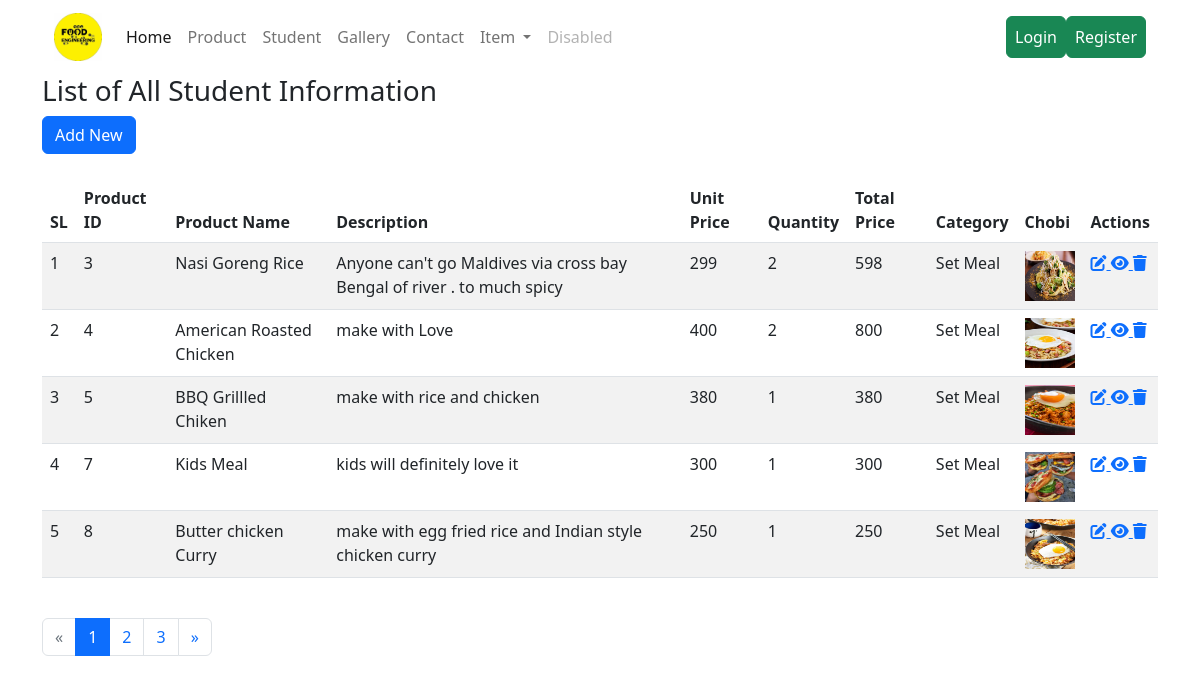
Page /productApp/listproduct/ on the committed database.
### productApp/models.py (models this page shows, shortened)
class Product(models.Model):
    product_name = models.CharField(max_length=200, unique=True)
    slug = models.SlugField(max_length=200, unique=True,blank=True)
    description= models.TextField(max_length=500, blank=True)
    unitprice= models.IntegerField()
    quantity=models.IntegerField()
    totalprice=models.IntegerField(null=True,blank=True,default=0)
    images=models.FileField(upload_to='photos/products',default='photos/products/blank.png',blank=True)
    Category= models.ForeignKey(Category, on_delete=models.CASCADE)
    created_date=models.DateTimeField(auto_now_add=True)
    modified_date=models.DateTimeField(auto_now=True)

### categoryApp/models.py (models this page shows, shortened)
class Category(models.Model):
    category_name = models.CharField(max_length=50,unique=True)
    slug=models.SlugField(max_length=100,unique=True)
    description=models.TextField(max_length=255, blank=True)
    def __str__(self):
        return self.category_name

### productApp/views.py (the view)
# urls.py: path('listproduct/',views.listproduct,name='listproduct'),
def listproduct(request):
    products= Product.objects.all().order_by('id')
    paginator = Paginator(products, 5)
    page = request.GET.get('page')
    products = paginator.get_page(page)
    context= { 'products':products}
    return render (request,'productApp/listproduct.html',context)

### templates/productApp/listproduct.html (shortened to what this page needs)
{% extends 'base.html' %}
{% block content %}
<div>
    <div class="mt-3-d-inline-block">
        <h3>List of All Student Information</h3>
        <a href="{% url 'createproduct' %}" class="btn btn-primary mb-4"> Add New</a>
    </div>
</div>
<table id="stdable" class="table table-striped" style="width:100%">
    <thead class="thead-dark">
        <tr>
            <th>SL</th>
            <th>Product ID</th>
            <th>Product Name</th>
            <th>Description</th>
            <th>Unit Price</th>
            <th>Quantity</th>
            <th>Total Price</th>
            <th>Category</th>
            <th>Chobi</th>
            <th>Actions</th>
        </tr>
    </thead>
    <tbody>
        {% for prod in products %}
            <tr>
                <td>{{forloop.counter }}</td>
                <td>{{prod.id }}</td>
                <td>{{prod.product_name }}</td>
                <td>{{prod.description }}</td>
                <td>{{prod.unitprice }}</td>
                <td>{{prod.quantity }}</td>
                <td>{{prod.totalprice }}</td>
                <td>{{prod.Category }}</td>
                <td><img src="{{ prod.images.url }}" alt="No" width="50px" height="50px"></td>
               <td>
                <a href="{% url 'productEdit' prod.id %}"><i class='fa fa-edit fa-1.5x'></i></i> </a>
                <a href="{% url 'productView' prod.id %}"><i class='fa fa-eye fa-1.5x'></i></i> </a>
                <a href="{% url 'productDelete' prod.id %}"><i class='fa fa-trash fa-1.5x'></i></i> </a>
               </td>
            </tr>
        {% endfor %}
    </tbody>
</table>
<br>
<nav aria-label="Page navigation example">
    <ul class="pagination">
        {% if products.has_previous %}
            <li class="page-item">
                <a class="page-link" href="?page={{ products.previous_page_number }}" aria-label="Previous">
                <span aria-hidden="true">&laquo;</span>
                <span class="sr-only">Previous</span>
                </a>
            </li>
        {% else %}
            <li class="page-item disabled">
                <a class="page-link" href="#" aria-label="Previous">
                <span aria-hidden="true">&laquo;</span>
                </a>
            </li>
        {% endif %}
        {% for i in products.paginator.page_range %}
            {% if products.number == i %}
                <li class="page-item active"><a class="page-link" href="#">{{i}}</a></li>
            {% else %}
                <li class="page-item"><a class="page-link" href="?page={{i}}">{{i}}</a></li>
            {% endif %}
        {% endfor %}
    {% if products.has_next %}
        <li class="page-item">
            <a class="page-link" href="?page={{ products.next_page_number }}" aria-label="Previous">
            <span aria-hidden="true">&raquo;</span>
            </a>
        </li>
    {% endif %}
    </ul>
  </nav>
{% endblock content %}

### templates/base.html (shortened to what this page needs)
{% load static %}
<!DOCTYPE html>
<html lang="en">
<head>
    <link rel="stylesheet" href="{% static 'css/bootstrap.css' %} ">
    <link rel="stylesheet" href="https://cdnjs.cloudflare.com/ajax/libs/font-awesome/6.2.0/css/all.min.css" />
    <link rel="stylesheet" href="https://cdnjs.cloudflare.com/ajax/libs/datepicker/1.0.10/datepicker.min.css" />
</head>
<body>
    <div class="container" id ="menu">
        <nav class="navbar navbar-expand-lg">
            <div class="container-fluid">
              <a class="navbar-brand" href="{% url 'home' %}"><img src="{% static 'images/favicon1.ico' %}" alt=""></a>
              <div class="collapse navbar-collapse" id="navbarSupportedContent">
                <ul class="navbar-nav me-auto mb-2 mb-lg-0">
                  <li class="nav-item">
                    <a class="nav-link active" aria-current="page" href="{% url 'home' %}">Home</a>
                  </li>
                  <li class="nav-item">
                    <a class="nav-link" href="{% url 'listproduct' %}">Product</a>
                  </li>
                  <li class="nav-item">
                    <a class="nav-link" href="{% url 'list_student' %}">Student</a>
                  </li>
                  <li class="nav-item">
                    <a class="nav-link" href="{% url 'show' %}">Gallery </a>
                  </li>
                  <li class="nav-item">
                    <a class="nav-link" href="{% url 'contact' %}">Contact</a>
                  </li>
                  <li class="nav-item dropdown">
                    <a class="nav-link dropdown-toggle" href="#" role="button" data-bs-toggle="dropdown" aria-expanded="false">
                      Item
                    </a>
                  </li>
                  <li class="nav-item">
                    <a class="nav-link disabled">Disabled</a>
                  </li>
                </ul>
                <div class="d-flex" role="search">
                  <ul class="navbar-nav">
                    {% if request.user.is_authenticated %}
                    <li class="nav-item">
                      <a class="nav-link" href="">Hello! {{ request.user.username }}</a>
                    </li>
                    <li class="nav-item">
                      <a class="nav-link" href="{% url 'logout_user' %}">Log Out!</a>
                    </li>
                    {% else %}
                    <li class="nav-item">
                    <a class="nav-link btn btn-success text-white" href="{% url 'login_user' %}">Login</a>
                    </li>
                    <li class="nav-item">
                    <a class="nav-link btn btn-success text-white" href="{% url 'register' %}">Register</a>
                    </li>
                    {% endif %}
                  </ul>
                </div>
              </div>
            </div>
          </nav>
    </div>
<div class="container">
    {% block content %}
    {% endblock content %}
</div>
</body>
</html>

### rows in the picture
Product: id "3", product_name "Nasi Goreng Rice", description "Anyone can't go Maldives via cross bay Bengal of river . to much spicy", unitprice "299", quantity "2", totalprice "598", Category "Set Meal", images (picture)
Product: id "4", product_name "American Roasted Chicken", description "make with Love", unitprice "400", quantity "2", totalprice "800", Category "Set Meal", images (picture)
Product: id "5", product_name "BBQ Grillled Chiken", description "make with rice and chicken", unitprice "380", quantity "1", totalprice "380", Category "Set Meal", images (picture)
Product: id "7", product_name "Kids Meal", description "kids will definitely love it", unitprice "300", quantity "1", totalprice "300", Category "Set Meal", images (picture)
Product: id "8", product_name "Butter chicken Curry", description "make with egg fried rice and Indian style chicken curry", unitprice "250", quantity "1", totalprice "250", Category "Set Meal", images (picture)

### other values in the picture
{{ i }} "1"
{{ i }} "2" "3"
